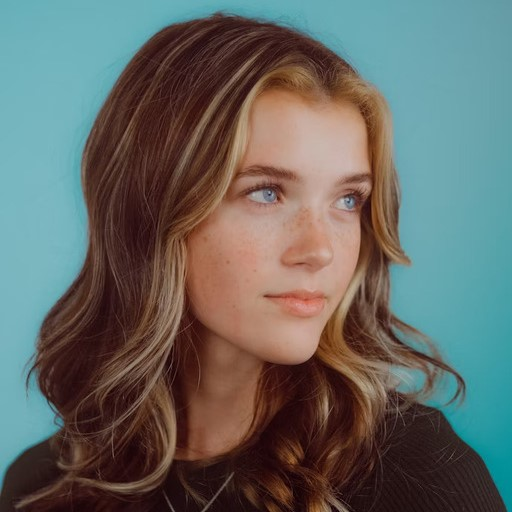
#> input picture HW2 - GMM, K-Means & PCA/PCA/image.jpg, 512 x 512 px
$ jupyter execute PCA.ipynb
#> lines starting #> are read from the running program, lines starting #| are printed output that depends on the picture
<div dir=ltr align=center>

<font color=0F5298 size=7>
Machine Learning <br>
<font color=2565AE size=5>
Computer Engineering Department <br>
Fall 2025 <br>
<font color=3C99D size=5>
    Dimensionality Reduction: Principal Component Analysis<br>
<font color=696880 size=4>
    Prepared by Fatemeh Khojasteh <br>

<font color=696880 size=2>
    Curated by Alireza Mirshafieian

____

# Student Information

[cell 1]
student_number = '402105965'
full_name = 'Reyhane Khayatzade Mahani'

# Image Compression with PCA (From Scratch)

## Objective
 The goal of this assignment is to gain a deep understanding of **Principal Component Analysis (PCA)** by implementing it from scratch and applying it to image compression.

## Problem Statement
 Consider a grayscale image. We want to reduce its dimensionality by dividing the image into small "patches" and treating each patch as a data vector.

**Workflow:**
 1.  **Image Preparation:** Load the local image and convert it to grayscale.
 2.  **Patch Extraction:** Divide the image into small squares (e.g., $12 \times 12$). Each patch, when flattened, becomes a vector of dimension $144$.
 3.  **PCA Implementation:** Complete the `PCAFromScratch` class. You must calculate the covariance matrix, find eigenvalues/eigenvectors, and project data into a lower-dimensional space.
 4.  **Compression & Reconstruction:** Project the patches into a lower-dimensional space (e.g., 16 dimensions) and then reconstruct them back to 144 dimensions.
 5.  **Stitching:** Reassemble the reconstructed patches to form the final image.
 6.  **Visualization:** Visualize the top 16 Principal Components (Eigenfaces/Eigenpatches).

## Rules & Constraints
 1.  **No `sklearn`:** You are **NOT** allowed to use `sklearn.decomposition.PCA`. You must implement the logic using `numpy` (functions like `np.cov`, `np.linalg.eig`, `np.linalg.svd` are allowed).
 2.  **Allowed Libraries:** `numpy`, `matplotlib`, `cv2` (or `PIL`).
 3.  **Flexibility:** Your code should handle images that may not be perfectly divisible by the patch size (you should implement cropping logic).

[cell 2]
# Import needed libraries

import numpy as np
import matplotlib.pyplot as plt
from PIL import Image
import os

## Part 1: PCA Class Implementation

 In this section, you must implement the PCA algorithm from scratch.

 **Implementation Steps for `fit`:**
 1. Calculate the mean of the columns.
 2. Center the data ($X - \text{mean}$).
 3. Compute the Covariance Matrix.
 4. Compute Eigenvalues and Eigenvectors.
 5. Sort Eigenvectors by Eigenvalues in descending order.
 6. Store the top `n_components` eigenvectors.

[cell 3]
import numpy as np

class PCAFromScratch:
    def __init__(self, n_components):
        """
        n_components: The number of dimensions to keep (k).
        """
        self.n_components = n_components
        self.components = None      # Store the selected eigenvectors (W) here
        self.mean = None            # Store the mean of the training data here

    def fit(self, X):
        """
        X: Input data matrix of shape (n_samples, n_features)
        This method should learn the parameters (mean and eigenvectors).
        """
        # TODO: 1. Calculate mean
        self.mean = np.mean(X, axis=0)

        # TODO: 2. Center the data
        X_centered = X - self.mean

        # TODO: 3. Compute Covariance Matrix
        cov = np.cov(X_centered, rowvar=False)

        # TODO: 4. Eigen Decomposition (np.linalg.eigh or eig)
        eigenvalues, eigenvectors = np.linalg.eigh(cov)

        # TODO: 5. Sort by eigenvalues (descending)
        idx = np.argsort(eigenvalues)[::-1]
        eigenvectors = eigenvectors[:, idx]
        eigenvalues = eigenvalues[idx]

        # TODO: 6. Select top n_components and store in self.components
        self.components = eigenvectors[:, :self.n_components]

    def transform(self, X):
        """
        Projects X into the lower-dimensional space.
        X: (n_samples, n_features)
        Returns: (n_samples, n_components)
        """
        # TODO: Center the data using the stored mean
        X_centered = X - self.mean

        # TODO: Project data (Dot product with components)
        return np.dot(X_centered, self.components)

    def inverse_transform(self, X_transformed):
        """
        Reconstructs X from the lower-dimensional space.
        X_transformed: (n_samples, n_components)
        Returns: (n_samples, n_features)
        """
        # TODO: Reconstruct data (Dot product with transpose of components)
        X_reconstructed = np.dot(X_transformed, self.components.T)

        # TODO: Add the mean back
        return X_reconstructed + self.mean

## Part 2: Patch Extraction Logic

 Implement functions to convert an image into a matrix of patches and vice versa.

 *Hint: It is easier to crop the image first so that its dimensions are divisible by the patch size.*

[cell 4]
def get_valid_image_dims(image, patch_size):
    """It crops the image in a way that its dimensions are divisible by the patch size."""
    h, w = image.shape
    ph, pw = patch_size

    new_h = (h // ph) * ph
    new_w = (w // pw) * pw

    cropped = image[:new_h, :new_w]

    return cropped


def image_to_patches(image, patch_size=(12, 12)):
    """
    Input: Image (H, W) – already cropped to be divisible by patch_size
    Output: Tuple of (patches_matrix, valid_image_shape)
            - patches_matrix shape: (N_patches, flattened_patch_size)  e.g. (N, 144)
            - valid_image_shape: (H_cropped, W_cropped)
    """
    # Crop to a size that is divisible by the patch size
    img_cropped = get_valid_image_dims(image, patch_size)
    h, w = img_cropped.shape
    ph, pw = patch_size

    # Reshape into a grid of patches
    patches = img_cropped.reshape(h // ph, ph, w // pw, pw)

    # Move the patch dimensions to the front and combine the grid axes
    patches = patches.transpose(0, 2, 1, 3)                # (n_h, n_w, ph, pw)

    n_h, n_w, ph, pw = patches.shape
    patches_flat = patches.reshape(n_h * n_w, ph * pw)     # (N_patches, ph*pw)

    return patches_flat, img_cropped.shape


def patches_to_image(patches, original_shape, patch_size=(12, 12)):
    """
    Input:
        - patches: (N, patch_size[0]*patch_size[1]) matrix
        - original_shape: (H, W) of the cropped image that was used for patching
    Output: Reconstructed Image (H, W)
    """
    ph, pw = patch_size
    H, W = original_shape

    n_patches_h = H // ph
    n_patches_w = W // pw
    N = patches.shape[0]
    assert N == n_patches_h * n_patches_w, "Number of patches does not match the shape!"

    patches_2d = patches.reshape(n_patches_h, n_patches_w, ph, pw)
    blocks = patches_2d.transpose(0, 2, 1, 3)          # (n_h, ph, n_w, pw)

    image = blocks.reshape(n_patches_h * ph, n_patches_w * pw)

    return image

## Part 3: Execution Pipeline

 Write the code to execute the PCA pipeline.

 1. Load the image.
 2. Convert image to patches.
 3. Run PCA.
 4. Reconstruct image.
 5. Calculate error.

[cell 5]
# --- 1. Load Image ---
# Ensure 'image.jpg' is in the same directory
IMAGE_PATH = 'image.jpg'

if not os.path.exists(IMAGE_PATH):
    print(f"Warning: {IMAGE_PATH} not found. Generating random noise for testing.")
    original_image = np.random.rand(512, 512) * 255
else:
    img = Image.open(IMAGE_PATH).convert('L') # Convert to Grayscale
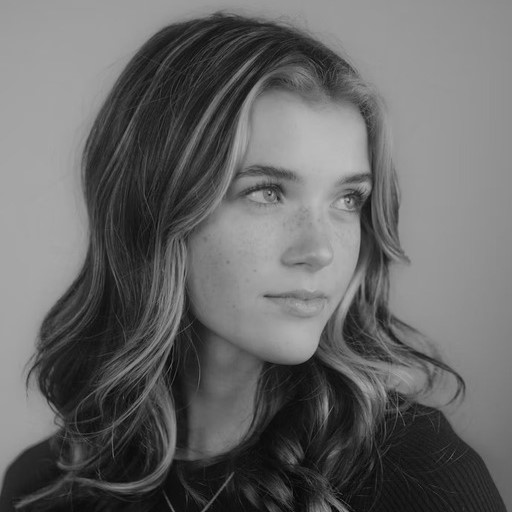
#> img: PIL image 512x512 L; min 5, max 193, mean 102.7
    original_image = np.array(img)

plt.figure(figsize=(6, 6))
plt.title("Original Grayscale Image")
plt.imshow(original_image, cmap='gray')
plt.axis('off')
plt.show()

[cell 6]
# --- 2. Prepare Data ---
PATCH_SIZE = (12, 12)

# TODO: Call image_to_patches to get the data matrix
patches, valid_shape = image_to_patches(original_image, patch_size=PATCH_SIZE)
#> in get_valid_image_dims, `cropped = image[:new_h, :new_w]`:
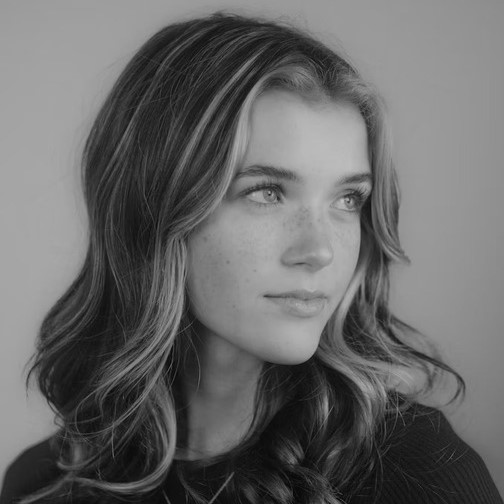
#> cropped: shape (504, 504); min 5, max 193, mean 103.3
#> in image_to_patches, `patches_flat = patches.reshape(n_h * n_w, ph * pw)`:
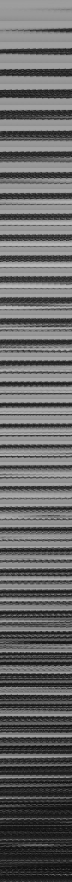
#> patches_flat: shape (1764, 144) (shown at 1/2 size); min 5, max 193, mean 103.3
#> valid_shape = (504, 504)

# TODO: Print the shape of the patches matrix to verify it is correct
print("Original Image Shape: ", original_image.shape)
#| Original Image Shape:  (512, 512)
print("Valid Image Shape (Cropped): ", valid_shape)
#| Valid Image Shape (Cropped):  (504, 504)
print("Patches Matrix Shape: ", patches.shape)
#| Patches Matrix Shape:  (1764, 144)

[cell 7]
# --- 3. Train PCA ---
N_COMPONENTS = 16

# Initialize the PCAFromScratch class with 16 components
pca = PCAFromScratch(n_components=N_COMPONENTS)

# Fit the model on the patches data
pca.fit(patches)
#> in fit, `self.mean = np.mean(X, axis=0)`: self.mean = 144 values, max 105.2 at index 2, min 101.3 at index 140, mean 103.3
#> in fit, `X_centered = X - self.mean`:
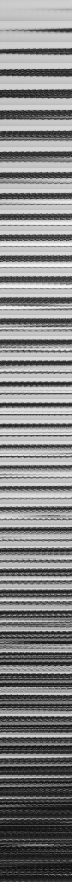
#> X_centered: shape (1764, 144) float64 (shown at 1/2 size); min -99.27, max 90.58, mean 0; drawn with min black and max white
#> in fit, `cov = np.cov(X_centered, rowvar=False)`:
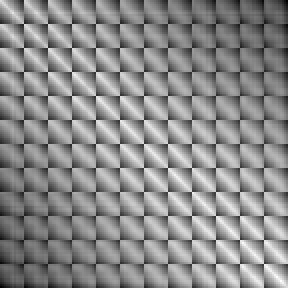
#> cov: shape (144, 144) float64 (shown 2 times larger); min 2294.3, max 2837.8, mean 2591.3; drawn with min black and max white
#> in fit, `eigenvalues, eigenvectors = np.linalg.eigh(cov)`:
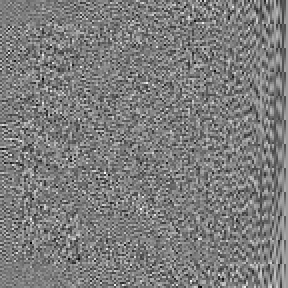
#> eigenvectors: shape (144, 144) float64 (shown 2 times larger); min -0.325, max 0.337, mean 0.000575; drawn with min black and max white
#> in fit, `eigenvalues, eigenvectors = np.linalg.eigh(cov)`: eigenvalues = 144 values from 1.22 to 373209.2
#> in fit, `idx = np.argsort(eigenvalues)[::-1]`: idx = 144 values, max 143 at index 0, min 0 at index 143, mean 71.5
#> in fit, `eigenvectors = eigenvectors[:, idx]`:
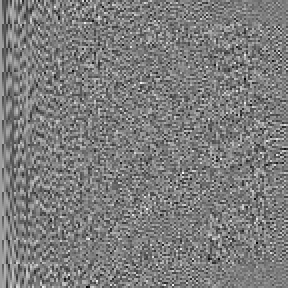
#> eigenvectors: shape (144, 144) float64 (shown 2 times larger); min -0.325, max 0.337, mean 0.000575; drawn with min black and max white
#> in fit, `eigenvalues = eigenvalues[idx]`: eigenvalues = 144 values, max 373209.2 at index 0, min 1.22 at index 143, mean 2777.9

X_centered = patches - pca.mean
cov = np.cov(X_centered, rowvar=False)
eigenvalues, _ = np.linalg.eigh(cov)
#> eigenvalues = 144 values from 1.22 to 373209.2
eigenvalues = np.sort(eigenvalues)[::-1]
#> eigenvalues = 144 values, max 373209.2 at index 0, min 1.22 at index 143, mean 2777.9

explained_variance_ratio = np.sum(eigenvalues[:N_COMPONENTS]) / np.sum(eigenvalues)
#> explained_variance_ratio = 0.991
print(f"Explained Variance Ratio (Top {N_COMPONENTS}): {explained_variance_ratio:.4%}")
#| Explained Variance Ratio (Top 16): 99.0867%

[cell 8]
# --- 4. Compress & Reconstruct ---

# TODO: Transform the patches to the lower-dimensional space (Compression)
compressed = pca.transform(patches)
# TODO: Inverse transform the compressed data back to the original space (Reconstruction)
reconstructed = pca.inverse_transform(compressed)
#> in inverse_transform, `return X_reconstructed + self.mean`:
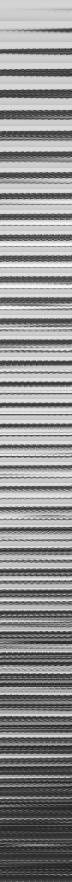
#> returned value: shape (1764, 144) float64 (shown at 1/2 size); min -13.36, max 191.7, mean 103.3; drawn with min black and max white


# TODO: Print the shapes of the compressed and reconstructed data
print("Compressed Shape:", compressed.shape)
#| Compressed Shape: (1764, 16)
print("Reconstructed Patches Shape:", reconstructed.shape)
#| Reconstructed Patches Shape: (1764, 144)

[cell 9]
# --- 5. Reassemble Image ---

# TODO: Use patches_to_image to reconstruct the full image from the patches
reconstructed_image = patches_to_image(reconstructed, valid_shape, patch_size=PATCH_SIZE)
#> in patches_to_image, `H, W = original_shape`: H = 504
#> in patches_to_image, `n_patches_h = H // ph`: n_patches_h = 42
#> in patches_to_image, `image = blocks.reshape(n_patches_h * ph, n_patches_w * pw)`:
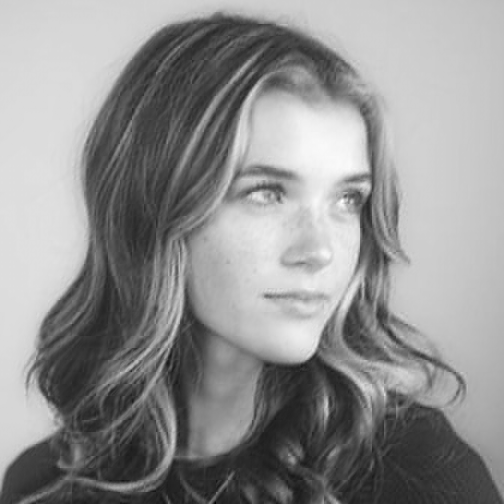
#> image: shape (504, 504) float64; min -13.36, max 191.7, mean 103.3; drawn with min black and max white

# TODO: Calculate Mean Squared Error (MSE) between the original (cropped) image and the reconstruction
mse = np.mean((get_valid_image_dims(original_image, PATCH_SIZE) - reconstructed_image) ** 2)
#> mse = 25.36
print(f"Reconstruction MSE: {mse:.2f}")
#| Reconstruction MSE: 25.36

## Part 4: Visualization

 Visualize the results and the learned features.

[cell 10]
# TODO: Plot Original Image vs Reconstructed Image side by side

plt.figure(figsize=(12, 6))

plt.subplot(1, 2, 1)
plt.imshow(original_image, cmap='gray')
plt.title("Original Image")
plt.axis('off')

plt.subplot(1, 2, 2)
plt.imshow(reconstructed_image, cmap='gray')
plt.title(f"Reconstructed (16 components) \n MSE: {mse:.1f}")
plt.axis('off')

plt.tight_layout()
plt.show()

## 1. Quality Comparison (Reconstruction Quality)

In the image above, you can see the original image next to the reconstructed one.

* **Interpretation:** The image on the right has been reconstructed using only **16 components**. Even though the data dimensions have been reduced by 9 times (from 144 features per patch to 16 features), the image is still easily recognizable.
* **Quality Loss:** If you look closely, the reconstructed image appears slightly "blurry," and high-frequency details (such as very fine textures on the hat or hair) have been removed. This is the price we pay for compression.
* **MSE:** The MSE (Mean Squared Error) value indicates the average squared error between the original and reconstructed pixels.

[cell 11]
eigenpatches = pca.components.T          # Shape: (16, 144)
eigenpatches = eigenpatches.reshape(-1, 12, 12)  # Shape: (16, 12, 12)

eigenpatches_min = eigenpatches.min(axis=(1, 2), keepdims=True)
#> eigenpatches_min = [0.0804, -0.127, -0.143, -0.162, -0.2, -0.171, -0.141, -0.171, -0.179, -0.168, -0.189, -0.23, -0.181, -0.174, -0.2, -0.209]
eigenpatches_max = eigenpatches.max(axis=(1, 2), keepdims=True)
#> eigenpatches_max = [0.0852, 0.121, 0.139, 0.114, 0.104, 0.203, 0.19, 0.159, 0.234, 0.175, 0.183, 0.158, 0.204, 0.209, 0.161, 0.222]
eigenpatches_norm = (eigenpatches - eigenpatches_min) / (eigenpatches_max - eigenpatches_min + 1e-8)

fig, axes = plt.subplots(4, 4, figsize=(10, 10))
fig.suptitle("Top 16 Eigenpatches (Principal Components of 12×12 Patches)", fontsize=16)

for i in range(16):
    ax = axes[i // 4, i % 4]
    ax.imshow(eigenpatches_norm[i], cmap='gray')
    ax.set_title(f"PC {i+1}")
    ax.axis('off')

plt.tight_layout()
plt.show()
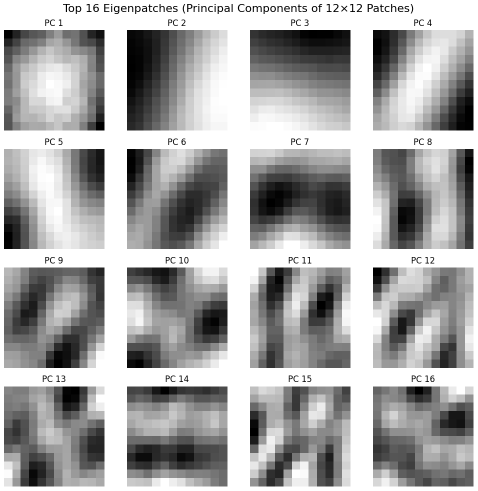
#> figure drawn by matplotlib, 16 panels
